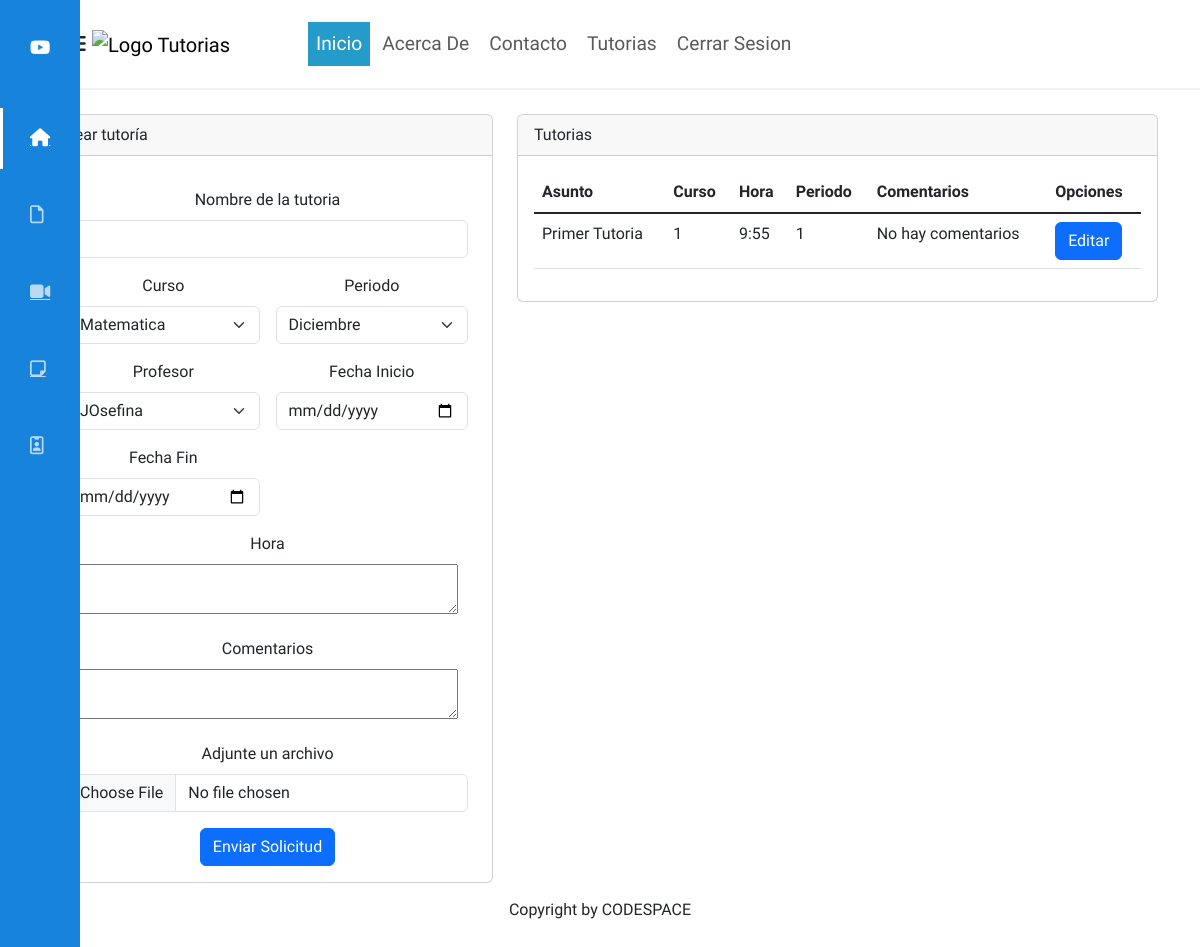
The app's page /admin.php with its own data.
### tables this page shows
CREATE TABLE `tutoria` (
  `id` int(11) NOT NULL,
  `id_profe` varchar(9) NOT NULL,
  `nombre` varchar(255) NOT NULL,
  `curso` int(11) NOT NULL,
  `periodo` int(11) NOT NULL,
  `fecha_inicio` date NOT NULL,
  `fecha_fin` date NOT NULL,
  `hora` varchar(255) NOT NULL,
  `comentarios` varchar(255) NOT NULL
);

### config/db.php (called while the page is built, shortened)
<?php
    class db{
        public static function conexion(){
            try {
                $PDO = new PDO("mysql:host=localhost;dbname=tutoria","root","");
                return $PDO;
            } catch (PDOException $e) {
                return $e->getMessage();
            }
        }
    }
?>

### config/usuariosDao.php (called while the page is built, shortened)
<?php
include "db.php";
include 'C:\xampp\htdocs\login\entidades\usuario.php';
include 'C:\xampp\htdocs\login\entidades\curso.php';
include 'C:\xampp\htdocs\login\entidades\tutoria.php';
class usuarioDao extends db
{
    protected static $cnx;
    public static function getconexion()
    {
        self::$cnx = db::conexion();
    }
public function obtenerTodosLosCursos()
{
    $query = "SELECT * FROM curso";
    $resultado = self::$cnx->query($query);
    $cursos = array();
    while ($fila = $resultado->fetch(PDO::FETCH_ASSOC)) {
        $curso = new Cursos();
        $curso->setId($fila['id']);
        $curso->setNombre($fila['nombre']);
        $cursos[] = $curso;
    }
    return $cursos;
}
public function obtenerTodosLosPeriodos()
{
    $query = "SELECT * FROM periodo";
    $resultado = self::$cnx->query($query);
    $periodos = array();
    while ($fila = $resultado->fetch(PDO::FETCH_ASSOC)) {
        $periodo = new Cursos();
        $periodo->setId($fila['id']);
        $periodo->setNombre($fila['nombre']);
        $periodos[] = $periodo;
    }
    return $periodos;
}
public function obtenerTodosLosProfesores()
{
    $query = "SELECT * FROM usuarios WHERE id_cargo = 2";
    $resultado = self::$cnx->query($query);
    $usuarios = array();
    while ($fila = $resultado->fetch(PDO::FETCH_ASSOC)) {
        $usuario = new Usuarios();
        $usuario->setCi($fila['ci']);
        $usuario->setCorreo($fila['correo']);
        $usuario->setName($fila['name']);
        $usuario->setSurname($fila['surname']);
        $usuario->setPassword($fila['password']);
        $usuario->setVerifiacion($fila['verificacion']);
        $usuario->setId_cargo($fila['id_cargo']);
        $usuarios[] = $usuario;
    }
    return $usuarios;
}
public static function obtenerTutorias()
{
    $query = "SELECT id, nombre, curso, hora, periodo, comentarios FROM tutoria";
    $resultado = self::$cnx->query($query);
    $tutorias = array();
    while ($row = $resultado->fetch(PDO::FETCH_ASSOC)) {
        $tutoria = new Tutorias();
        $tutoria->setId($row['id']);
        $tutoria->setNombre($row['nombre']);
        $tutoria->setCurso($row['curso']);
        $tutoria->setHora($row['hora']);
        $tutoria->setPeriodo($row['periodo']);
        $tutoria->setComentarios($row['comentarios']);
        $tutorias[] = $tutoria;
    }
    return $tutorias;
}
}
?>

### entidades/curso.php (called while the page is built)
<?php
class Cursos{
    private $id;
    private $nombre;
    public function getId(){
		return $this->id;
	}
	public function setId($id){
		$this->id = $id;
	}
	public function getNombre(){
		return $this->nombre;
	}
	public function setNombre($nombre){
		$this->nombre = $nombre;
	}
}
?>

### entidades/usuario.php (called while the page is built, shortened)
<?php
class Usuarios{
    private $ci;
    private $name;
    public function getCi(){
		return $this->ci;
	}
	public function setCi($ci){
		$this->ci = $ci;
	}
	public function getName(){
		return $this->name;
	}
	public function setName($name){
		$this->name = $name;
	}
}
?>

### entidades/tutoria.php (called while the page is built, shortened)
<?php
class Tutorias{
    private $id;
    private $nombre;
    private $curso;
    private $periodo;
    private $hora;
    private $comentarios;
    public function getId()
    {
        return $this->id;
    }
    public function setId($id): self
    {
        $this->id = $id;
        return $this;
    }
    public function getNombre()
    {
        return $this->nombre;
    }
    public function setNombre($nombre): self
    {
        $this->nombre = $nombre;
        return $this;
    }
    public function getCurso()
    {
        return $this->curso;
    }
    public function setCurso($curso): self
    {
        $this->curso = $curso;
        return $this;
    }
    public function getPeriodo()
    {
        return $this->periodo;
    }
    public function setPeriodo($periodo): self
    {
        $this->periodo = $periodo;
        return $this;
    }
    public function getHora()
    {
        return $this->hora;
    }
    public function setHora($hora): self
    {
        $this->hora = $hora;
        return $this;
    }
    public function getComentarios()
    {
        return $this->comentarios;
    }
    public function setComentarios($comentarios): self
    {
        $this->comentarios = $comentarios;
        return $this;
    }
}
?>

### admin.php (the view, shortened to what this page needs)
<?php
require_once("C:/xampp/htdocs/login/view/head/head.php");
include 'C:\xampp\htdocs\login\config\usuariosDao.php';
$objUsuarioDao = new usuarioDao();
$cursos = $objUsuarioDao->obtenerTodosLosCursos();
$periodos = $objUsuarioDao->obtenerTodosLosPeriodos();
$profesores = $objUsuarioDao->obtenerTodosLosProfesores();
$tutorias = $objUsuarioDao->obtenerTutorias();
?>
<nav class="navbar navbar-expand-lg bg-body-tertiary">
  <div class="container">
    <div class="menu__side veri verido" id="menu_side">
      <div class="name__page">
        <i class="fab fa-youtube"></i>
        <h4>Ututorias</h4>
      </div>
      <div class="options__menu">
        <a href="admin.php" class="selected">
          <div class="option">
            <i class="fas fa-home" title="Inicio"></i>
            <h4>Tutorias</h4>
          </div>
        </a>
        <a href="adminListarUsuarios.php">
          <div class="option">
            <i class="far fa-file" title="Usuarios"></i>
            <h4>Usuarios</h4>
          </div>
        </a>
        <a href="notificaciones.php">
          <div class="option">
            <i class="fas fa-video" title="Cursos"></i>
            <h4>Notificaciones</h4>
          </div>
        </a>
        <a href="micuenta.php">
          <div class="option">
            <i class="far fa-sticky-note" title="Blog"></i>
            <h4>Mi cuenta</h4>
          </div>
        </a>
        <a href="#">
          <div class="option">
            <i class="far fa-id-badge" title="Contacto"></i>
            <h4>Mi Institucion</h4>
          </div>
        </a>
      </div>
    </div>
    <a class="navbar-brand" href="/login/index.php">
      <img class="logoutu"
        src="https://www.utu.edu.uy/sites/www.utu.edu.uy/files/utu/recursos/LOGO-ANEP-DGETP---2021-Fondo-Transparente.png"
        alt="Logo Tutorias">
    </a>
    <div class="collapse navbar-collapse" id="navbarSupportedContent">
      <ul class="navbar-nav me-auto mb-2 mb-lg-0">
        <li class="nav-item">
          <a class="nav-link active" aria-current="page" href="/login/index.php">Inicio</a>
        </li>
        <li class="nav-item nav-item2">
          <a class="nav-link nav-item2" href="#">Acerca De</a>
        </li>
        <li class="nav-item nav-item2">
          <a class="nav-link nav-item2" href="#">Contacto</a>
        </li>
        <li class="nav-item nav-item2">
          <a class="nav-link" href="#">Tutorias</a>
        </li>
        <li class="nav-item nav-item2">
          <a class="nav-link" href="#">Cerrar Sesion</a>
        </li>
      </ul>
    </div>
  </div>
</nav>
<br>
<div class="container">
  <div class="row">
    <div class="col-5 ">
      <div class="card ">
        <div class="card-header">
          Crear tutoría
        </div>
        <div class="card-body">
          <form class="row g-3 needs-validation crear_tutoria" action="crear_tutoria.php" method="POST" novalidate>
            <div class="col-md-12">
              <label for="validationCustom01" class="form-label">Nombre de la tutoria</label>
              <input type="text" class="form-control" id="materia" name="materia" value="" required>
            </div>
            <div class="col-md-6 ">
              <label for="validationCustom04" class="form-label">Curso</label>
              <select class="form-select" required name="curso" id="curso">
                <?php foreach ($cursos as $curso): ?>
                  <option value="<?php echo $curso->getId(); ?>"><?php echo $curso->getNombre(); ?></option>
                <?php endforeach; ?>
              </select>
            </div>
            <div class="col-md-6">
              <label for="validationCustom04" class="form-label">Periodo</label>
              <select class="form-select" id="validationCustom04" required name="periodo" id="periodo">
                <?php foreach ($periodos as $periodo): ?>
                  <option value="<?php echo $periodo->getId(); ?>"><?php echo $periodo->getNombre(); ?></option>
                <?php endforeach; ?>
              </select>
            </div>
            <div class="col-md-6">
              <label for="validationCustom04" class="form-label">Profesor</label>
              <select class="form-select" id="validationCustom04" required name="profesor" id="profesor">
                <?php foreach ($profesores as $profesor): ?>
                  <option value="<?php echo $profesor->getCi(); ?>"><?php echo $profesor->getName(); ?></option>
                <?php endforeach; ?>
              </select>
            </div>
            <div class="col-md-6">
              <label for="validationCustom01" class="form-label">Fecha Inicio</label>
              <input type="date" class="form-control" id="fecha_inicio" name="fecha_inicio" value="Mark" required>
            </div>
            <div class="col-md-6">
              <label for="validationCustom01" class="form-label">Fecha Fin</label>
              <input type="date" class="form-control" id="fecha_fin" name="fecha_fin" value="Mark" required>
            </div>
            <div class="col-md-12">
              <label for="validationCustom05" class="form-label">Hora</label><br>
              <textarea name="hora" id="hora" cols="40" rows="2"></textarea>
            </div>
            <div class="col-md-12">
              <label for="validationCustom05" class="form-label">Comentarios</label><br>
              <textarea name="comentarios" id="comentarios" cols="40" rows="2"></textarea>
            </div>
            <div class="col-md-12">
              <label for="validationCustom01" class="form-label">Adjunte un archivo</label>
              <input type="file" class="form-control" id="validationCustom01" value="Mark" required>
            </div>
            <div class="col-12">
              <button class="btn btn-primary" type="submit">Enviar Solicitud</button>
            </div>
          </form>
        </div>
      </div>
    </div>
    <div class="col-7">
    <div class="row">
        <div class="col-12">
            <div class="card ">
                <div class="card-header">
                    Tutorias
                </div>
                <div class="card-body">
                    <table class="table">
                        <thead>
                            <tr>
                                <th scope="col">Asunto</th>
                                <th scope="col">Curso</th>
                                <th scope="col">Hora</th>
                                <th scope="col">Periodo</th>
                                <th scope="col">Comentarios</th>
                                <th scope="col">Opciones</th>
                            </tr>
                        </thead>
                        <tbody class="table-group-divider">
                        <?php foreach ($tutorias as $tutoria) { ?>
            <tr>
                <td><?php echo $tutoria->getNombre(); ?></td>
                <td><?php echo $tutoria->getCurso(); ?></td>
                <td><?php echo $tutoria->getHora(); ?></td>
                <td><?php echo $tutoria->getPeriodo(); ?></td>
                <td><?php echo $tutoria->getComentarios(); ?></td>
                <td><a class="btn btn-primary" href="modificarTutoria.php?id=<?php echo $tutoria->getId(); ?>">Editar</a>
            </tr>
                        <?php } ?>
                        </tbody>
                    </table>
                </div>
            </div>
        </div>
    </div>
    </div>
    <?php
    require_once("C:/xampp/htdocs/login/view/head/footer.php");
    ?>

### asset/css/style.css (style rules this page uses)
* { font-family: 'Geologica', sans-serif; text-decoration: none; margin: 0; padding: 0; box-sizing: border-box; }
nav.navbar.navbar-expand-lg.bg-body-tertiary { background: #fff !important; border-bottom: 2px solid #f3f3f3; height: 90px; width: auto; }
.logoutu { width: 400px; }
li.nav-item { font-size: 1.2rem; padding: 0 2px; }
a.nav-link.active { background-color: #259bca; color: #fff !important; }
ul.navbar-nav.me-auto.mb-2.mb-lg-0 { padding: 0 20px; }
div#navbarSupportedContent { margin-left: 40px; }
.menu__side { width: 80px; height: 100%; background: #1783db; position: fixed; top: 0; left: 0; color: white; font-size: 18px; z-index: 300; overflow: hidden; overflow-y: scroll; border-right: 20px solid #1783db; transition: all 300ms cubic-bezier(0.785, 0.135, 0.15, 0.86); }
.menu__side { -ms-overflow-style: none; scrollbar-width: none; }
.name__page { padding: 20px 30px; display: flex; align-items: center; margin-top: 10px; }
.name__page i { width: 20px; margin-right: 20px; }
.options__menu { padding: 20px 30px; position: absolute; top: 80px; }
.options__menu a { color: #ffffffb2; cursor: default; display: block; position: relative; transition: color 300ms; }
.options__menu .option { padding: 20px 0px; display: flex; align-items: center; position: relative; }
.options__menu .option i { width: 20px; margin-right: 20px; cursor: pointer; }
.options__menu .option h4 { font-weight: 300; cursor: pointer; }
a.selected { color: #fff; }
.selected:before { content: ''; width: 3px; height: 80%; background: white; position: absolute; top: 10%; left: -30px; }
.crear_tutoria { margin: auto; text-align: center; }

### records on screen
tutoria: nombre "Primer Tutoria", curso "1", hora "9:55", periodo "1", comentarios "No hay comentarios"

### other values on screen
form field curso "Matematica"
form field periodo "Diciembre"
form field profesor "JOsefina"
